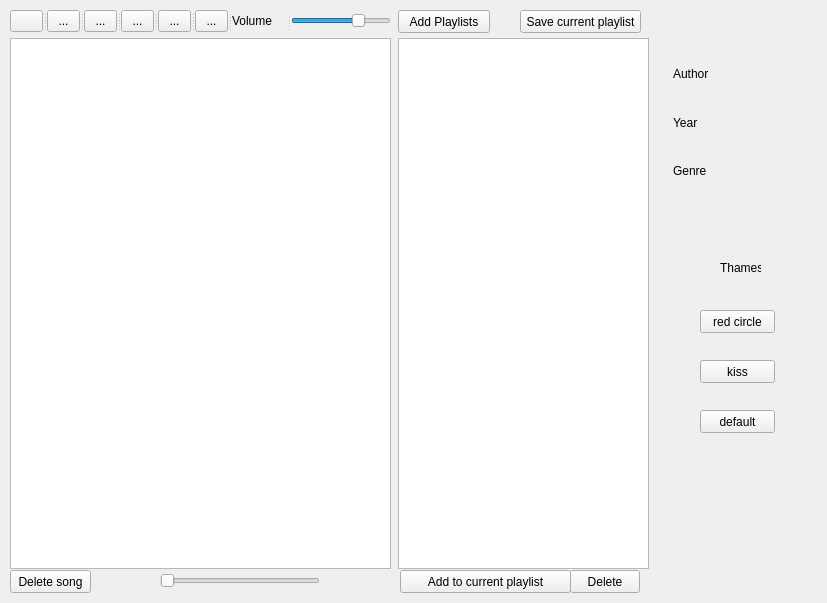
<?xml version="1.0" encoding="UTF-8"?>
<ui version="4.0">
 <class>Widget</class>
 <widget class="QWidget" name="Widget">
  <property name="geometry">
   <rect>
    <x>0</x>
    <y>0</y>
    <width>827</width>
    <height>603</height>
   </rect>
  </property>
  <property name="sizePolicy">
   <sizepolicy hsizetype="Maximum" vsizetype="Maximum">
    <horstretch>0</horstretch>
    <verstretch>0</verstretch>
   </sizepolicy>
  </property>
  <property name="windowTitle">
   <string>Simple Audio Player</string>
  </property>
  <widget class="QTableView" name="playlistView">
   <property name="geometry">
    <rect>
     <x>10</x>
     <y>38</y>
     <width>381</width>
     <height>531</height>
    </rect>
   </property>
  </widget>
  <widget class="QLabel" name="currentTrack">
   <property name="geometry">
    <rect>
     <x>571</x>
     <y>9</y>
     <width>16</width>
     <height>16</height>
    </rect>
   </property>
   <property name="text">
    <string/>
   </property>
  </widget>
  <widget class="QTableView" name="savedtableView">
   <property name="geometry">
    <rect>
     <x>398</x>
     <y>38</y>
     <width>251</width>
     <height>531</height>
    </rect>
   </property>
   <property name="contextMenuPolicy">
    <enum>Qt::NoContextMenu</enum>
   </property>
  </widget>
  <widget class="QSplitter" name="splitter_2">
   <property name="geometry">
    <rect>
     <x>10</x>
     <y>10</y>
     <width>381</width>
     <height>22</height>
    </rect>
   </property>
   <property name="orientation">
    <enum>Qt::Horizontal</enum>
   </property>
   <widget class="QToolButton" name="btn_add">
    <property name="icon">
     <iconset resource="buttons.qrc">
      <normaloff>:/buttons/plus.png</normaloff>:/buttons/plus.png</iconset>
    </property>
   </widget>
   <widget class="QToolButton" name="btn_previous">
    <property name="text">
     <string>...</string>
    </property>
    <property name="icon">
     <iconset resource="buttons.qrc">
      <normaloff>:/buttons/skip-previous.png</normaloff>:/buttons/skip-previous.png</iconset>
    </property>
   </widget>
   <widget class="QToolButton" name="btn_play">
    <property name="text">
     <string>...</string>
    </property>
    <property name="icon">
     <iconset resource="buttons.qrc">
      <normaloff>:/buttons/play.png</normaloff>:/buttons/play.png</iconset>
    </property>
   </widget>
   <widget class="QToolButton" name="btn_pause">
    <property name="text">
     <string>...</string>
    </property>
    <property name="icon">
     <iconset resource="buttons.qrc">
      <normaloff>:/buttons/pause.png</normaloff>:/buttons/pause.png</iconset>
    </property>
   </widget>
   <widget class="QToolButton" name="btn_stop">
    <property name="text">
     <string>...</string>
    </property>
    <property name="icon">
     <iconset resource="buttons.qrc">
      <normaloff>:/buttons/stop.png</normaloff>:/buttons/stop.png</iconset>
    </property>
   </widget>
   <widget class="QToolButton" name="btn_next">
    <property name="text">
     <string>...</string>
    </property>
    <property name="icon">
     <iconset resource="buttons.qrc">
      <normaloff>:/buttons/skip-next.png</normaloff>:/buttons/skip-next.png</iconset>
    </property>
   </widget>
   <widget class="QLabel" name="label">
    <property name="text">
     <string>Volume</string>
    </property>
   </widget>
   <widget class="QSlider" name="horizontalSlider">
    <property name="sizePolicy">
     <sizepolicy hsizetype="Maximum" vsizetype="Maximum">
      <horstretch>0</horstretch>
      <verstretch>0</verstretch>
     </sizepolicy>
    </property>
    <property name="maximumSize">
     <size>
      <width>100</width>
      <height>16777215</height>
     </size>
    </property>
    <property name="layoutDirection">
     <enum>Qt::LeftToRight</enum>
    </property>
    <property name="value">
     <number>70</number>
    </property>
    <property name="orientation">
     <enum>Qt::Horizontal</enum>
    </property>
   </widget>
  </widget>
  <widget class="QPushButton" name="Delete_Song">
   <property name="geometry">
    <rect>
     <x>10</x>
     <y>570</y>
     <width>81</width>
     <height>23</height>
    </rect>
   </property>
   <property name="text">
    <string>Delete song</string>
   </property>
  </widget>
  <widget class="QLabel" name="all_time">
   <property name="geometry">
    <rect>
     <x>330</x>
     <y>570</y>
     <width>55</width>
     <height>16</height>
    </rect>
   </property>
   <property name="text">
    <string/>
   </property>
  </widget>
  <widget class="QLabel" name="now_time">
   <property name="geometry">
    <rect>
     <x>100</x>
     <y>570</y>
     <width>55</width>
     <height>16</height>
    </rect>
   </property>
   <property name="text">
    <string/>
   </property>
  </widget>
  <widget class="QSlider" name="horizontalSlider_2">
   <property name="geometry">
    <rect>
     <x>160</x>
     <y>570</y>
     <width>160</width>
     <height>22</height>
    </rect>
   </property>
   <property name="orientation">
    <enum>Qt::Horizontal</enum>
   </property>
   <property name="tickPosition">
    <enum>QSlider::NoTicks</enum>
   </property>
   <property name="tickInterval">
    <number>0</number>
   </property>
  </widget>
  <widget class="QPushButton" name="playlist_add_button">
   <property name="geometry">
    <rect>
     <x>398</x>
     <y>10</y>
     <width>92</width>
     <height>23</height>
    </rect>
   </property>
   <property name="text">
    <string>Add Playlists</string>
   </property>
  </widget>
  <widget class="QPushButton" name="playlist_save_button">
   <property name="geometry">
    <rect>
     <x>520</x>
     <y>10</y>
     <width>121</width>
     <height>23</height>
    </rect>
   </property>
   <property name="minimumSize">
    <size>
     <width>0</width>
     <height>0</height>
    </size>
   </property>
   <property name="text">
    <string>Save current playlist</string>
   </property>
  </widget>
  <widget class="QWidget" name="">
   <property name="geometry">
    <rect>
     <x>662</x>
     <y>42</y>
     <width>161</width>
     <height>161</height>
    </rect>
   </property>
   <layout class="QHBoxLayout" name="horizontalLayout_3">
    <item>
     <layout class="QVBoxLayout" name="verticalLayout">
      <item>
       <widget class="QLabel" name="label_3">
        <property name="text">
         <string>Author</string>
        </property>
       </widget>
      </item>
      <item>
       <widget class="QLabel" name="label_5">
        <property name="text">
         <string>Year</string>
        </property>
       </widget>
      </item>
      <item>
       <widget class="QLabel" name="label_6">
        <property name="text">
         <string>Genre</string>
        </property>
       </widget>
      </item>
     </layout>
    </item>
    <item>
     <layout class="QVBoxLayout" name="verticalLayout_2">
      <item>
       <widget class="QLabel" name="label_author">
        <property name="text">
         <string/>
        </property>
       </widget>
      </item>
      <item>
       <widget class="QLabel" name="label_year">
        <property name="text">
         <string/>
        </property>
       </widget>
      </item>
      <item>
       <widget class="QLabel" name="label_genre">
        <property name="text">
         <string/>
        </property>
       </widget>
      </item>
     </layout>
    </item>
   </layout>
  </widget>
  <widget class="QLabel" name="label_2">
   <property name="geometry">
    <rect>
     <x>720</x>
     <y>260</y>
     <width>41</width>
     <height>16</height>
    </rect>
   </property>
   <property name="maximumSize">
    <size>
     <width>83</width>
     <height>28</height>
    </size>
   </property>
   <property name="text">
    <string>Thames:</string>
   </property>
  </widget>
  <widget class="QPushButton" name="red_themes">
   <property name="geometry">
    <rect>
     <x>700</x>
     <y>310</y>
     <width>75</width>
     <height>23</height>
    </rect>
   </property>
   <property name="text">
    <string>red circle</string>
   </property>
  </widget>
  <widget class="QPushButton" name="gray_themes">
   <property name="geometry">
    <rect>
     <x>700</x>
     <y>360</y>
     <width>75</width>
     <height>23</height>
    </rect>
   </property>
   <property name="text">
    <string>kiss</string>
   </property>
  </widget>
  <widget class="QPushButton" name="green_themes">
   <property name="geometry">
    <rect>
     <x>700</x>
     <y>410</y>
     <width>75</width>
     <height>23</height>
    </rect>
   </property>
   <property name="text">
    <string>default</string>
   </property>
  </widget>
  <widget class="QPushButton" name="Add_to_cur">
   <property name="geometry">
    <rect>
     <x>400</x>
     <y>570</y>
     <width>171</width>
     <height>23</height>
    </rect>
   </property>
   <property name="minimumSize">
    <size>
     <width>150</width>
     <height>0</height>
    </size>
   </property>
   <property name="maximumSize">
    <size>
     <width>16777215</width>
     <height>16777215</height>
    </size>
   </property>
   <property name="text">
    <string>Add to current playlist</string>
   </property>
  </widget>
  <widget class="QPushButton" name="Delete">
   <property name="geometry">
    <rect>
     <x>570</x>
     <y>570</y>
     <width>70</width>
     <height>23</height>
    </rect>
   </property>
   <property name="maximumSize">
    <size>
     <width>70</width>
     <height>16777215</height>
    </size>
   </property>
   <property name="text">
    <string>Delete</string>
   </property>
  </widget>
 </widget>
 <layoutdefault spacing="6" margin="11"/>
 <resources>
  <include location="buttons.qrc"/>
 </resources>
 <connections/>
</ui>
